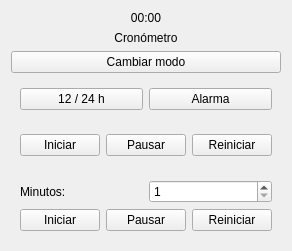
<?xml version="1.0" encoding="UTF-8"?>
<ui version="4.0">
 <class>DigitalClock</class>
 <widget class="QWidget" name="DigitalClock">
  <property name="minimumSize">
   <size>
    <width>220</width>
    <height>160</height>
   </size>
  </property>

  <layout class="QVBoxLayout" name="verticalLayout">

   <!-- TIEMPO -->
   <item>
    <widget class="QLabel" name="lbl_time">
     <property name="alignment">
      <set>Qt::AlignCenter</set>
     </property>
     <property name="text">
      <string>00:00</string>
     </property>
    </widget>
   </item>

   <!-- TEXTO MODO ACTUAL -->
   <item>
    <widget class="QLabel" name="lbl_mode">
     <property name="alignment">
      <set>Qt::AlignCenter</set>
     </property>
     <property name="text">
      <string>Cronómetro</string>
     </property>
    </widget>
   </item>

   <!-- BOTÓN CAMBIAR MODO -->
   <item>
    <widget class="QPushButton" name="btn_mode">
     <property name="text">
      <string>Cambiar modo</string>
     </property>
    </widget>
   </item>

   <!-- CONTROLES RELOJ -->
   <item>
    <widget class="QWidget" name="panel_clock">
     <layout class="QHBoxLayout">
      <item>
       <widget class="QPushButton" name="btn_format">
        <property name="text">
         <string>12 / 24 h</string>
        </property>
       </widget>
      </item>
      <item>
       <widget class="QPushButton" name="btn_alarm">
        <property name="text">
         <string>Alarma</string>
        </property>
       </widget>
      </item>
     </layout>
    </widget>
   </item>

   <!-- CONTROLES CRONÓMETRO -->
   <item>
    <widget class="QWidget" name="panel_stopwatch">
     <layout class="QHBoxLayout">
      <item>
       <widget class="QPushButton" name="btn_start">
        <property name="text">
         <string>Iniciar</string>
        </property>
       </widget>
      </item>
      <item>
       <widget class="QPushButton" name="btn_pause">
        <property name="text">
         <string>Pausar</string>
        </property>
       </widget>
      </item>
      <item>
       <widget class="QPushButton" name="btn_reset">
        <property name="text">
         <string>Reiniciar</string>
        </property>
       </widget>
      </item>
     </layout>
    </widget>
   </item>

   <!-- CONTROLES TEMPORIZADOR -->
   <item>
    <widget class="QWidget" name="panel_timer">
     <layout class="QVBoxLayout">

      <!-- Selector de minutos -->
      <item>
       <layout class="QHBoxLayout">
        <item>
         <widget class="QLabel" name="lbl_timer_minutes">
          <property name="text">
           <string>Minutos:</string>
          </property>
         </widget>
        </item>
        <item>
         <widget class="QSpinBox" name="spin_timer_minutes">
          <property name="minimum">
           <number>1</number>
          </property>
          <property name="maximum">
           <number>90</number>
          </property>
          <property name="value">
           <number>1</number>
          </property>
         </widget>
        </item>
       </layout>
      </item>

      <!-- Botones temporizador -->
      <item>
       <layout class="QHBoxLayout">
        <item>
         <widget class="QPushButton" name="btn_timer_start">
          <property name="text">
           <string>Iniciar</string>
          </property>
         </widget>
        </item>
        <item>
         <widget class="QPushButton" name="btn_timer_pause">
          <property name="text">
           <string>Pausar</string>
          </property>
         </widget>
        </item>
        <item>
         <widget class="QPushButton" name="btn_timer_reset">
          <property name="text">
           <string>Reiniciar</string>
          </property>
         </widget>
        </item>
       </layout>
      </item>

     </layout>
    </widget>
   </item>

  </layout>
 </widget>
 <resources/>
 <connections/>
</ui>
